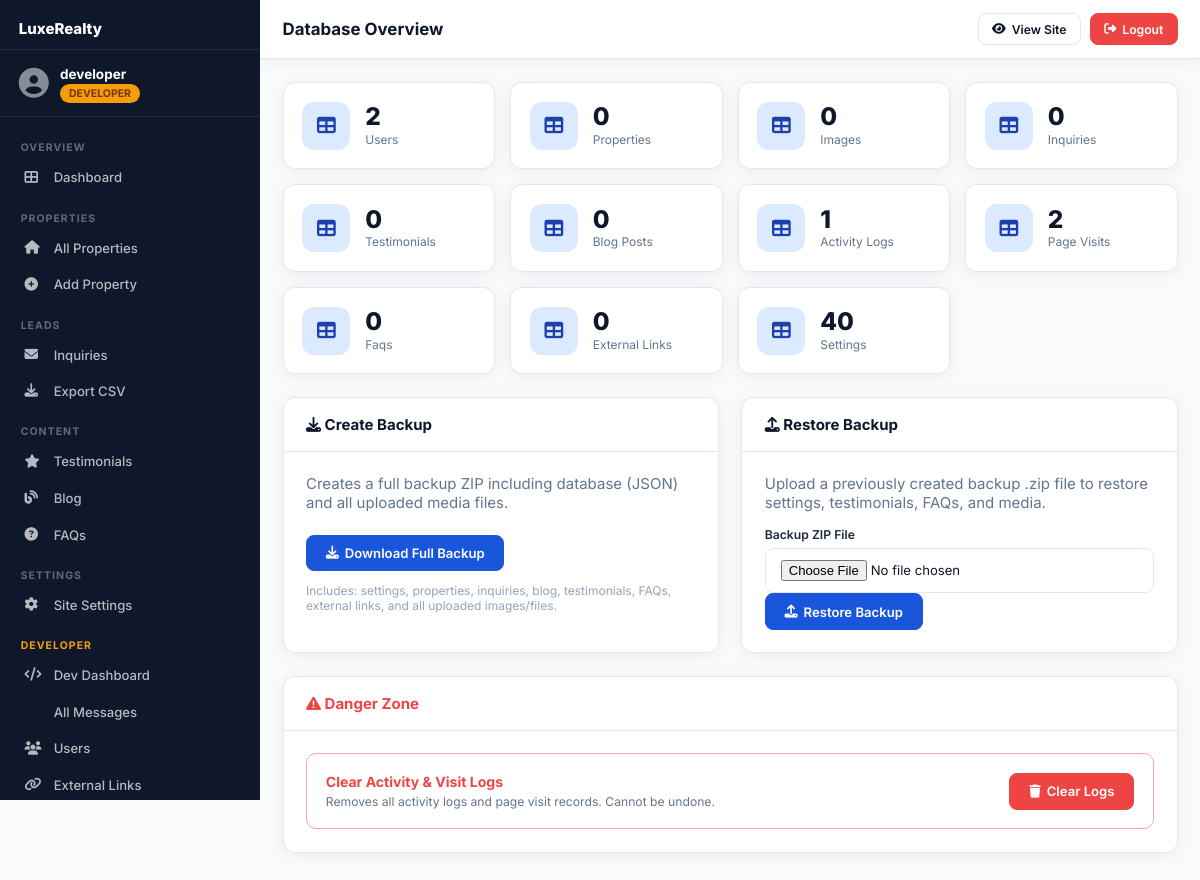
Screenshot of /developer/database (signed in) with the database file from the repository.
### models.py (models this page shows, shortened)
class SiteSettings(db.Model):
    __tablename__ = 'site_settings'
    id = db.Column(db.Integer, primary_key=True)
    key = db.Column(db.String(100), unique=True, nullable=False)
    value = db.Column(db.Text, nullable=True)
    updated_at = db.Column(db.DateTime, default=datetime.utcnow, onupdate=datetime.utcnow)

class User(UserMixin, db.Model):
    __tablename__ = 'users'
    id = db.Column(db.Integer, primary_key=True)
    username = db.Column(db.String(80), unique=True, nullable=False)
    email = db.Column(db.String(120), unique=True, nullable=False)
    password_hash = db.Column(db.String(256), nullable=False)
    role = db.Column(db.String(20), default='owner')  # owner, developer
    is_active = db.Column(db.Boolean, default=True)
    failed_logins = db.Column(db.Integer, default=0)
    locked_until = db.Column(db.DateTime, nullable=True)
    totp_secret = db.Column(db.String(32), nullable=True)
    two_fa_enabled = db.Column(db.Boolean, default=False)
    created_at = db.Column(db.DateTime, default=datetime.utcnow)
    last_login = db.Column(db.DateTime, nullable=True)
    def is_developer(self):
        return self.role == 'developer'

### app.py (the view)
@app.route('/developer/database')
@login_required
@developer_required
def database_overview():
    stats={'users':User.query.count(),'properties':Property.query.count(),
           'images':PropertyImage.query.count(),'inquiries':Inquiry.query.count(),
           'testimonials':Testimonial.query.count(),'blog_posts':BlogPost.query.count(),
           'activity_logs':ActivityLog.query.count(),'page_visits':PageVisit.query.count(),
           'faqs':FAQ.query.count(),'external_links':ExternalLink.query.count(),
           'settings':SiteSettings.query.count()}
    return render_template('developer/database.html',stats=stats)

### app.py (called while the page is built)
@login_manager.user_loader
def load_user(uid): return User.query.get(int(uid))

def developer_required(f):
    @wraps(f)
    def dec(*a,**k):
        if not current_user.is_authenticated or not current_user.is_developer(): abort(403)
        return f(*a,**k)
    return dec

def get_settings():
    rows = SiteSettings.query.all()
    s = dict(SETTING_DEFAULTS)
    for r in rows: s[r.key] = r.value
    return s

@app.context_processor
def inject_globals():
    s = get_settings()
    ext = ExternalLink.query.filter_by(is_active=True).order_by(ExternalLink.sort_order).all()
    return dict(
        settings=s, now=datetime.utcnow(),
        header_links=[l for l in ext if l.link_type=='header_nav'],
        footer_links=[l for l in ext if l.link_type=='footer'],
        social_links=[l for l in ext if l.link_type=='social'],
        csrf_token=generate_csrf,
    )

### templates/developer/database.html (shortened to what this page needs)
{% extends "partials/admin_base.html" %}
{% block page_title %}Database Overview{% endblock %}
{% block content %}
<div class="stats-grid">
  {% for table, count in stats.items() %}
  <div class="stat-card stat-blue">
    <div class="stat-icon"><i class="fas fa-table"></i></div>
    <div class="stat-info"><h3>{{ count }}</h3><p>{{ table|replace('_',' ')|title }}</p></div>
  </div>
  {% endfor %}
</div>
<div class="dashboard-grid">
  <div class="card">
    <div class="card-header"><h3><i class="fas fa-download"></i> Create Backup</h3></div>
    <div class="card-body">
      <p style="color:#64748b;margin-bottom:1.5rem">Creates a full backup ZIP including database (JSON) and all uploaded media files.</p>
      <a href="{{ url_for('create_backup') }}" class="btn btn-primary">
        <i class="fas fa-download"></i> Download Full Backup
      </a>
      <p style="font-size:.8rem;color:#94a3b8;margin-top:.75rem">Includes: settings, properties, inquiries, blog, testimonials, FAQs, external links, and all uploaded images/files.</p>
    </div>
  </div>
  <div class="card">
    <div class="card-header"><h3><i class="fas fa-upload"></i> Restore Backup</h3></div>
    <div class="card-body">
      <p style="color:#64748b;margin-bottom:1rem">Upload a previously created backup .zip file to restore settings, testimonials, FAQs, and media.</p>
      <form method="POST" action="{{ url_for('restore_backup') }}" enctype="multipart/form-data">
        <div class="form-group">
          <label>Backup ZIP File</label>
          <input type="file" name="backup_file" accept=".zip" required class="form-input">
        </div>
        <button type="submit" class="btn btn-primary" onclick="return confirm('Restore this backup? This will overwrite current settings, testimonials, and FAQs.')">
          <i class="fas fa-upload"></i> Restore Backup
        </button>
      </form>
    </div>
  </div>
</div>
<div class="card">
  <div class="card-header"><h3 style="color:#ef4444"><i class="fas fa-exclamation-triangle"></i> Danger Zone</h3></div>
  <div class="card-body">
    <div class="danger-zone">
      <div class="danger-item">
        <div>
          <h4>Clear Activity & Visit Logs</h4>
          <p>Removes all activity logs and page visit records. Cannot be undone.</p>
        </div>
        <form method="POST" action="{{ url_for('clear_logs') }}" onsubmit="return confirm('Clear ALL logs? Cannot be undone.')">
          <button type="submit" class="btn btn-danger"><i class="fas fa-trash"></i> Clear Logs</button>
        </form>
      </div>
    </div>
  </div>
</div>
{% endblock %}

### templates/partials/admin_base.html (shortened to what this page needs)
<!DOCTYPE html>
<html lang="en">
<head>
  <link rel="stylesheet" href="https://cdnjs.cloudflare.com/ajax/libs/font-awesome/6.5.0/css/all.min.css">
  <link rel="stylesheet" href="{{ url_for('static', filename='css/admin.css') }}">
</head>
<body class="admin-body">
<div class="admin-layout">
  <aside class="sidebar" id="sidebar">
    <div class="sidebar-header">
      <span class="sidebar-logo">
        <span>{{ settings.site_name }}</span>
      </span>
    </div>
    <div class="sidebar-user">
      <div class="user-avatar"><i class="fas fa-user-circle"></i></div>
      <div><p class="user-name">{{ current_user.username }}</p><span class="user-badge badge-{{ current_user.role }}">{{ current_user.role|title }}</span></div>
    </div>
    <nav class="sidebar-nav">
      <div class="nav-section">
        <span class="nav-section-label">Overview</span>
        <a href="{{ url_for('owner_dashboard') }}" class="nav-item {% if request.endpoint=='owner_dashboard' %}active{% endif %}"><i class="fas fa-th-large"></i> Dashboard</a>
      </div>
      <div class="nav-section">
        <span class="nav-section-label">Properties</span>
        <a href="{{ url_for('owner_properties') }}" class="nav-item {% if 'propert' in (request.endpoint or '') and 'add' not in (request.endpoint or '') %}active{% endif %}"><i class="fas fa-home"></i> All Properties</a>
        <a href="{{ url_for('add_property') }}" class="nav-item {% if request.endpoint=='add_property' %}active{% endif %}"><i class="fas fa-plus-circle"></i> Add Property</a>
      </div>
      <div class="nav-section">
        <span class="nav-section-label">Leads</span>
        <a href="{{ url_for('owner_inquiries') }}" class="nav-item {% if 'inquir' in (request.endpoint or '') %}active{% endif %}">
          <i class="fas fa-envelope"></i> Inquiries
          {% set unread_count = namespace(val=0) %}
        </a>
        <a href="{{ url_for('export_inquiries') }}" class="nav-item"><i class="fas fa-download"></i> Export CSV</a>
      </div>
      <div class="nav-section">
        <span class="nav-section-label">Content</span>
        <a href="{{ url_for('owner_testimonials') }}" class="nav-item {% if request.endpoint=='owner_testimonials' %}active{% endif %}"><i class="fas fa-star"></i> Testimonials</a>
        <a href="{{ url_for('owner_blog') }}" class="nav-item {% if 'blog' in (request.endpoint or '') %}active{% endif %}"><i class="fas fa-blog"></i> Blog</a>
        <a href="{{ url_for('owner_faqs') }}" class="nav-item {% if request.endpoint=='owner_faqs' %}active{% endif %}"><i class="fas fa-question-circle"></i> FAQs</a>
      </div>
      <div class="nav-section">
        <span class="nav-section-label">Settings</span>
        <a href="{{ url_for('owner_settings') }}" class="nav-item {% if request.endpoint=='owner_settings' %}active{% endif %}"><i class="fas fa-cog"></i> Site Settings</a>
      </div>
      {% if current_user.is_developer() %}
      <div class="nav-section">
        <span class="nav-section-label" style="color:#f59e0b">Developer</span>
        <a href="{{ url_for('developer_dashboard') }}" class="nav-item {% if request.endpoint=='developer_dashboard' %}active{% endif %}"><i class="fas fa-code"></i> Dev Dashboard</a>
        <a href="{{ url_for('all_messages') }}" class="nav-item {% if request.endpoint=='all_messages' %}active{% endif %}"> All Messages</a>
        <a href="{{ url_for('manage_users') }}" class="nav-item {% if request.endpoint=='manage_users' %}active{% endif %}"><i class="fas fa-users"></i> Users</a>
        <a href="{{ url_for('manage_external_links') }}" class="nav-item {% if request.endpoint=='manage_external_links' %}active{% endif %}"><i class="fas fa-link"></i> External Links</a>
      </div>
      {% endif %}
    </nav>
  </aside>
  <div class="admin-main">
    <header class="admin-header">
      <h1 class="page-title">{% block page_title %}Dashboard{% endblock %}</h1>
      <div class="header-actions">
        <a href="{{ url_for('index') }}" class="btn btn-sm btn-outline" target="_blank"><i class="fas fa-eye"></i> <span class="d-none-sm">View Site</span></a>
        <a href="{{ url_for('logout') }}" class="btn btn-sm btn-danger"><i class="fas fa-sign-out-alt"></i> <span class="d-none-sm">Logout</span></a>
      </div>
    </header>
    <div class="admin-content">
      {% block content %}{% endblock %}
    </div>
  </div>
</div>
</body>
</html>

### rows the page displays
SiteSettings: site_name "LuxeRealty"
User: username "developer", role "DEVELOPER"

### other values shown
{{ count }} "2" "0" "0" "0" "0" "0" "1" "2" "0" "0" "40"
{{ table|replace('_',' ')|title }} "Users" "Properties" "Images" "Inquiries" "Testimonials" "Blog Posts" "Activity Logs" "Page Visits" "Faqs" "External Links" "Settings"
